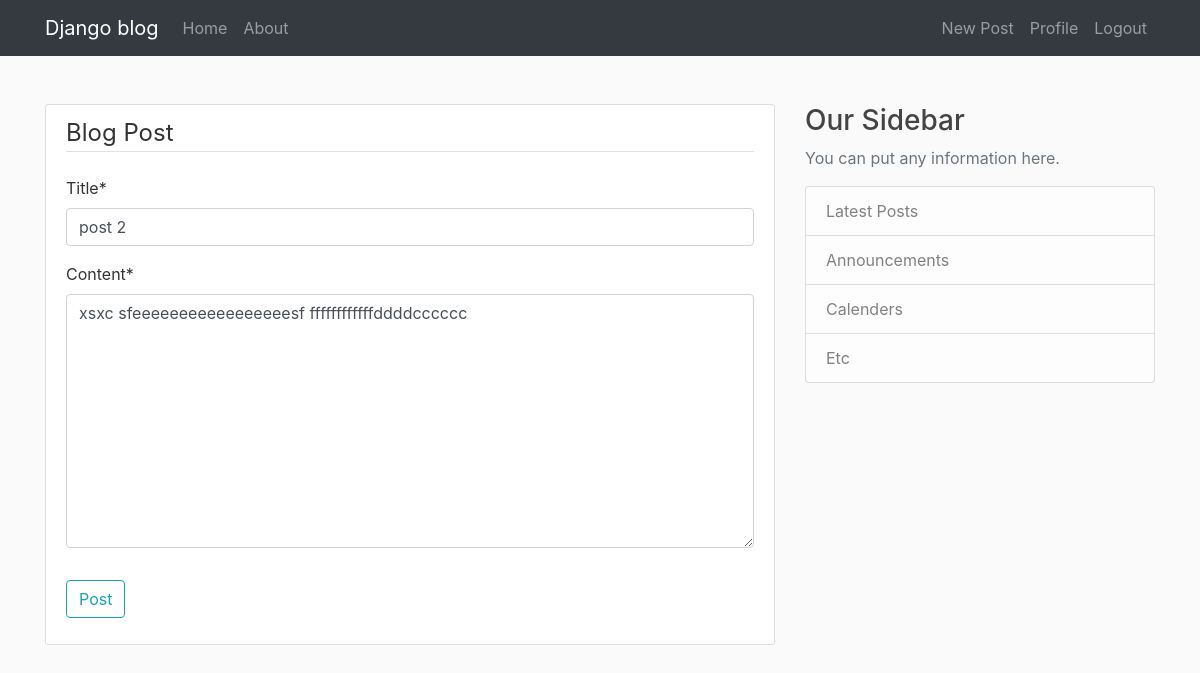
The app's page /post/11/update (signed in) with its own data.
### blog/models.py (models this page shows, shortened)
class Post(models.Model):
    title = models.CharField(max_length=100)
    content = models.TextField()
    date_posted = models.DateTimeField(default=timezone.now)
    author = models.ForeignKey(User , on_delete=models.CASCADE)

### blog/views.py (the view, shortened to what this page needs)
# urls.py: path('post/<int:pk>/update',views.PostUpdateView.as_view(),name='post-update'),
class PostUpdateView(LoginRequiredMixin, UserPassesTestMixin, UpdateView):
    model = Post
    fields = ['title','content']
    def test_func(self):
        post = self.get_object()
        if self.request.user == post.author:
            return True
        return False

### blog/templates/blog/post_form.html (shortened to what this page needs)
{% extends "blog/base.html" %}
{% load crispy_forms_tags %}
{% block content %}
    <div class="content-section">
        <form method="POST">
            <fieldset class="form-group">
                <legend class="border-bottom mb-4">Blog Post</legend>
                {{ form|crispy }}
            </fieldset>
            <div class="form-group">
                <button class="btn btn-outline-info" type="submit">Post</button>
            </div>
        </form>
    </div>
{% endblock content %}

### blog/static/blog/main.css (style rules this page uses)
body { background: #fafafa; color: #333333; }
.content-section { background: #ffffff; padding: 10px 20px; border: 1px solid #dddddd; border-radius: 3px; margin-bottom: 20px; }

### records on screen
Post: title "post 2", content "xsxc sfeeeeeeeeeeeeeeeeesf ffffffffffffddddcccccc"
